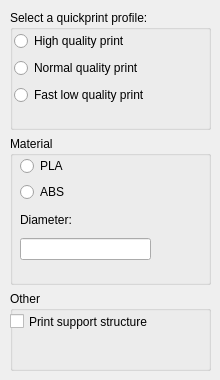
          <widget class="QWidget" name="page_2">
           <widget class="QWidget" name="layoutWidget">
            <property name="geometry">
             <rect>
              <x>10</x>
              <y>10</y>
              <width>201</width>
              <height>361</height>
             </rect>
            </property>
            <layout class="QVBoxLayout" name="verticalLayout_3">
             <item>
              <widget class="QGroupBox" name="groupBox">
               <property name="maximumSize">
                <size>
                 <width>16777215</width>
                 <height>120</height>
                </size>
               </property>
               <property name="autoFillBackground">
                <bool>false</bool>
               </property>
               <property name="styleSheet">
                <string notr="true"/>
               </property>
               <property name="title">
                <string>Select a quickprint profile:</string>
               </property>
               <property name="flat">
                <bool>false</bool>
               </property>
               <property name="checkable">
                <bool>false</bool>
               </property>
               <widget class="QWidget" name="layoutWidget">
                <property name="geometry">
                 <rect>
                  <x>4</x>
                  <y>20</y>
                  <width>171</width>
                  <height>77</height>
                 </rect>
                </property>
                <layout class="QVBoxLayout" name="verticalLayout">
                 <item>
                  <widget class="QRadioButton" name="radioButton">
                   <property name="text">
                    <string>High quality print</string>
                   </property>
                  </widget>
                 </item>
                 <item>
                  <widget class="QRadioButton" name="radioButton_2">
                   <property name="text">
                    <string>Normal quality print</string>
                   </property>
                  </widget>
                 </item>
                 <item>
                  <widget class="QRadioButton" name="radioButton_3">
                   <property name="text">
                    <string>Fast low quality print</string>
                   </property>
                  </widget>
                 </item>
                </layout>
               </widget>
              </widget>
             </item>
             <item>
              <widget class="QGroupBox" name="groupBox_2">
               <property name="maximumSize">
                <size>
                 <width>16777215</width>
                 <height>150</height>
                </size>
               </property>
               <property name="title">
                <string>Material</string>
               </property>
               <widget class="QWidget" name="layoutWidget">
                <property name="geometry">
                 <rect>
                  <x>10</x>
                  <y>20</y>
                  <width>131</width>
                  <height>104</height>
                 </rect>
                </property>
                <layout class="QVBoxLayout" name="verticalLayout_2">
                 <item>
                  <widget class="QRadioButton" name="radioButton_4">
                   <property name="text">
                    <string>PLA</string>
                   </property>
                  </widget>
                 </item>
                 <item>
                  <widget class="QRadioButton" name="radioButton_5">
                   <property name="text">
                    <string>ABS</string>
                   </property>
                  </widget>
                 </item>
                 <item>
                  <widget class="QLabel" name="label">
                   <property name="text">
                    <string>Diameter:</string>
                   </property>
                  </widget>
                 </item>
                 <item>
                  <widget class="QLineEdit" name="lineEdit">
                   <property name="inputMask">
                    <string/>
                   </property>
                  </widget>
                 </item>
                </layout>
               </widget>
              </widget>
             </item>
             <item>
              <widget class="QGroupBox" name="groupBox_3">
               <property name="maximumSize">
                <size>
                 <width>16777215</width>
                 <height>80</height>
                </size>
               </property>
               <property name="title">
                <string>Other</string>
               </property>
               <widget class="QCheckBox" name="checkBox">
                <property name="geometry">
                 <rect>
                  <x>0</x>
                  <y>20</y>
                  <width>181</width>
                  <height>21</height>
                 </rect>
                </property>
                <property name="text">
                 <string>Print support structure</string>
                </property>
               </widget>
              </widget>
             </item>
            </layout>
           </widget>
          </widget>
